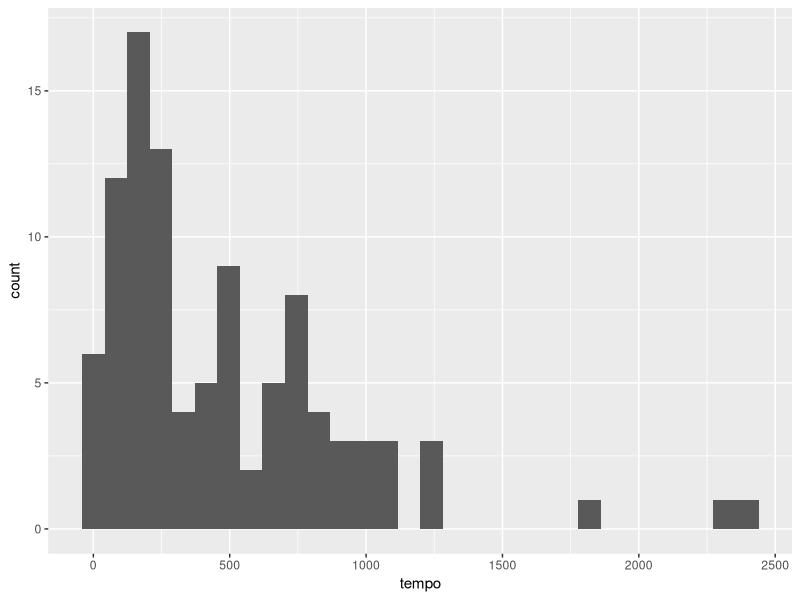
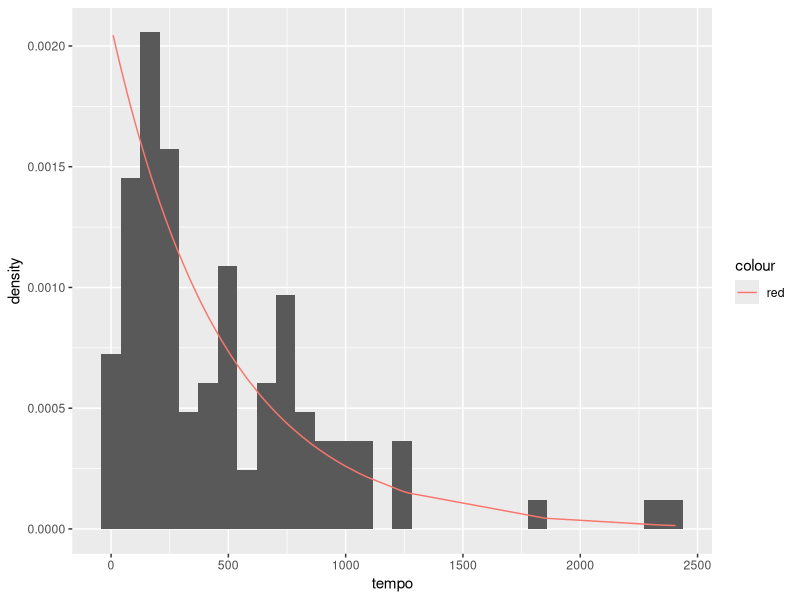
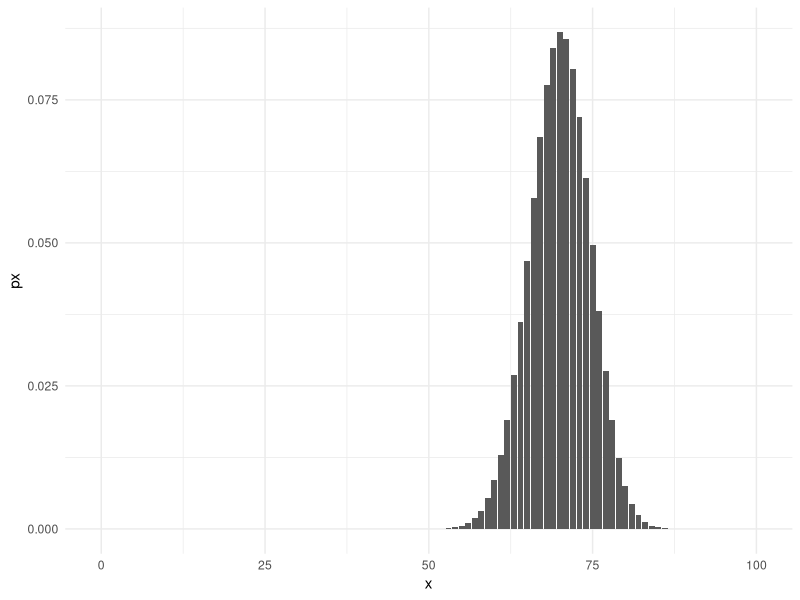
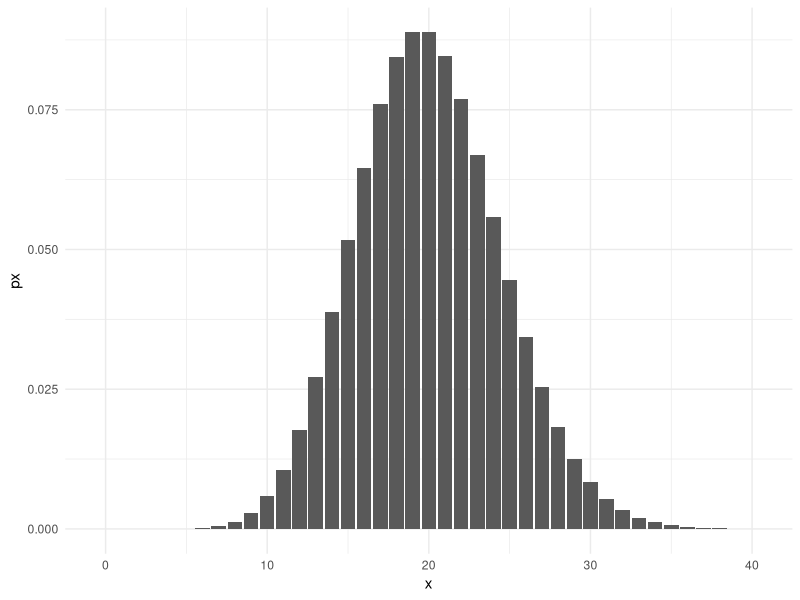
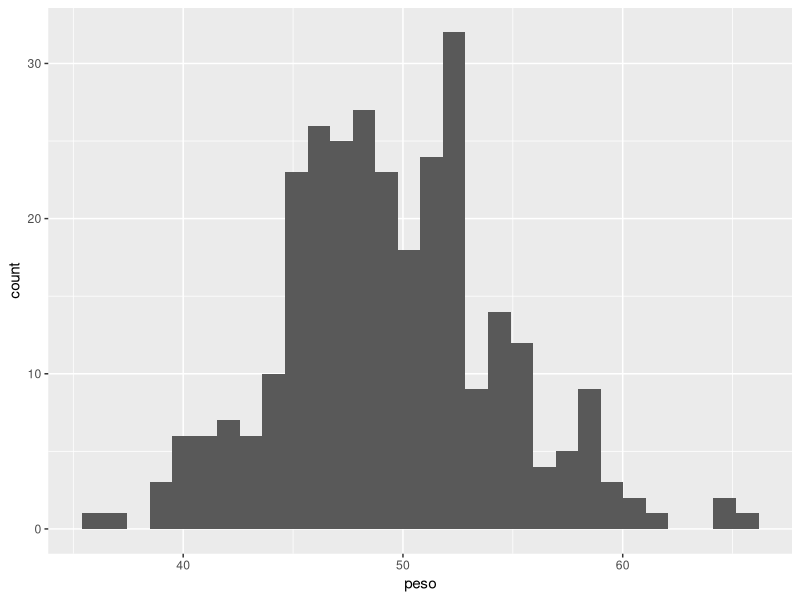
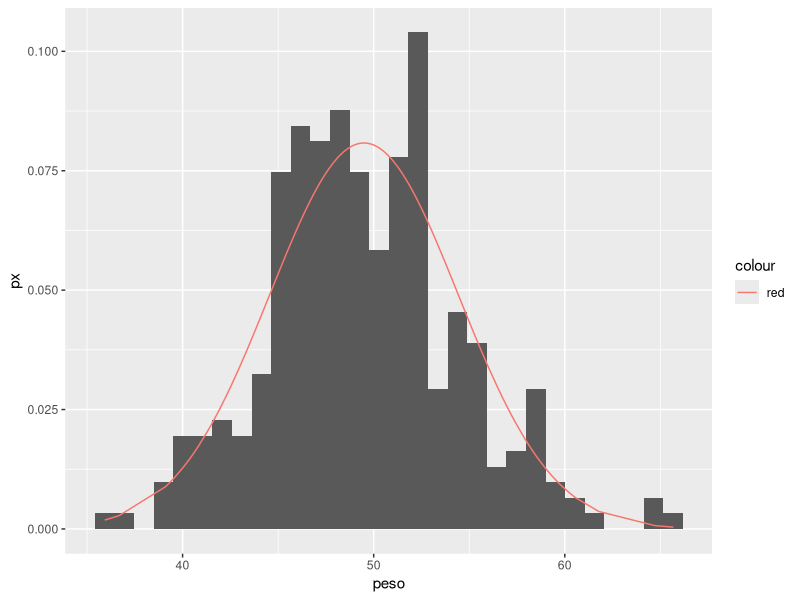

Source code (R) for these figures, in order:
####ex1####
#a)
install.packages('ggplot2')
library(ggplot2)

dados = read.csv('ex1.csv', dec = ".", header = T)
dados

ggplot(dados,aes(tempo))+geom_histogram()

#b)
media = mean(dados$tempo)
media

pexp(300,1/media)

#c)
a = pexp(400,1/media)
b = pexp(199,1/media)
(a-b)

#d)
qexp(0.7,1/media)

#e)
dados$px = dexp(dados$tempo,1/media)
ggplot(dados,aes(tempo))+geom_histogram(aes(y=..density..))+geom_line(aes(tempo,px,col='red'))


####ex2####
#a)
lambda = 6/20
1 - pbinom(74,100,(1-lambda))

#b)
dbinom(70,100,(1-lambda))

#c)
pbinom(19,100,lambda)

#d)
4000*lambda

#e)
x=0:100
px=dbinom(x,100,(1-lambda))
dados1=data.frame(x,px)
ggplot(dados1,aes(x,px))+geom_col()+theme_minimal()


####ex3####
#a)
dpois(15,20)

#b)
a = ppois(30,20)
b = ppois(19,20)
(a-b)

#c)
1 - ppois(449,20*24)

#d)
1 - ppois(34,30)

#e)
x=0:40
px=dpois(x,20)
dados2=data.frame(x,px)
ggplot(dados2,aes(x,px))+geom_col()+theme_minimal()

####ex4####
#a)
dados2 = read.csv('ex4.csv', dec = ".", header = T)
ggplot(dados2,aes(peso))+geom_histogram()

#b)

1-(pnorm(55,mean(dados2$peso),sd(dados2$peso))-pnorm(45,mean(dados2$peso),sd(dados2$peso)))

#c) 0 

#d)

qnorm(0.3,mean(dados2$peso),sd(dados2$peso))

qnorm(0.7,mean(dados2$peso),sd(dados2$peso))

#e)
dados2$px = dnorm(dados2$peso,mean(dados2$peso),sd(dados2$peso))
ggplot(dados2,aes(peso,px))+geom_histogram(aes(y=..density..))+geom_line(aes(peso,px,col='red'))